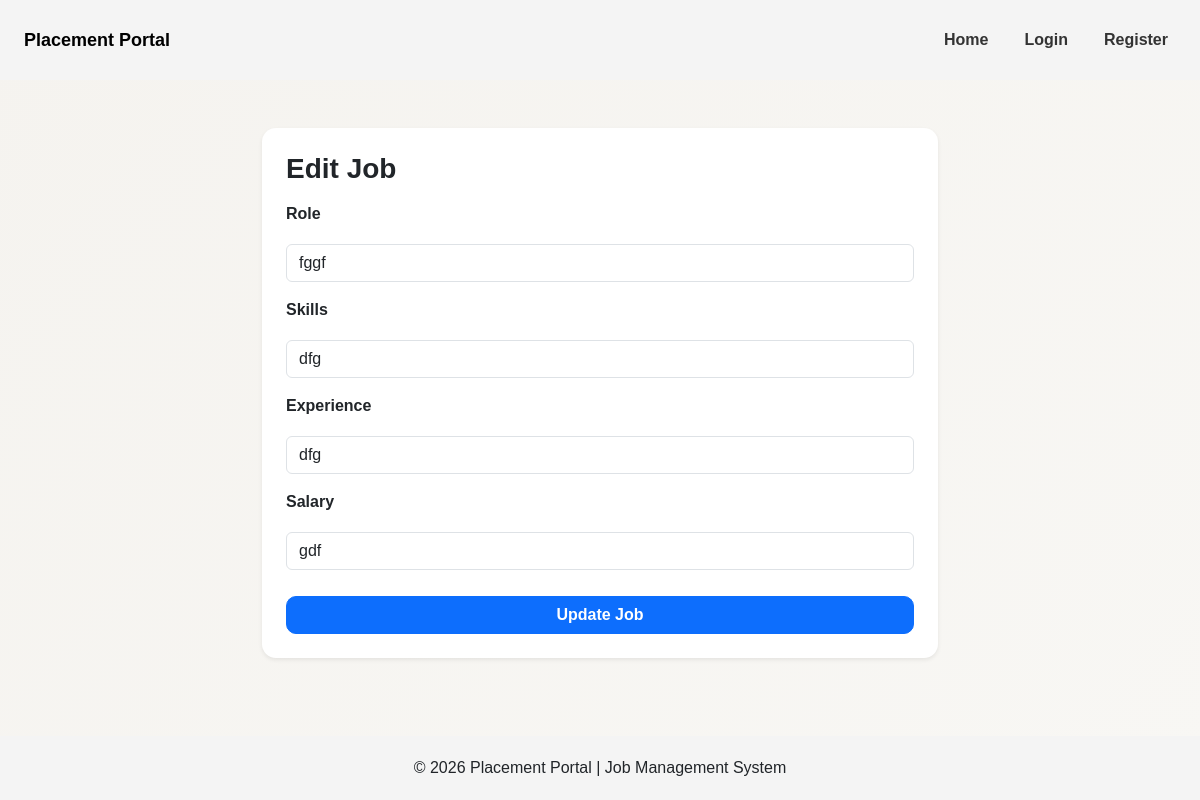
The page /edit_job/1 on the database its author committed.
### app.py (models this page shows)
class Job(db.Model):
    __tablename__ = "jobs"
    id = db.Column(db.Integer, primary_key=True)
    role = db.Column(db.String(100))
    skills = db.Column(db.String(200))
    experience = db.Column(db.String(50))
    salary = db.Column(db.String(50))
    description = db.Column(db.Text)
    status = db.Column(db.String(20), default="Pending")
    deadline = db.Column(db.DateTime)
    created_at = db.Column(db.DateTime, default=datetime.utcnow)
    company_id = db.Column(db.Integer, db.ForeignKey("companies.id"))
    company = db.relationship("Company",back_populates="jobs")
    applications = db.relationship("Application",back_populates="job")

### app.py (the view, shortened to what this page needs)
@app.route("/edit_job/<int:job_id>", methods=["GET","POST"])
def edit_job(job_id):
    job = Job.query.get(job_id)
    return render_template("edit_job.html", job=job)

### templates/edit_job.html
{% extends "base.html" %}
{% block content %}
<div class="container mt-4" style="max-width:700px;">
    <div class="card shadow-sm border-0 p-4">
        <h3 class="fw-bold mb-3"> Edit Job</h3>
        <form method="POST">
            <div class="mb-3">
                <label class="form-label fw-bold">Role</label>
                <input type="text"
                       class="form-control"
                       name="role"
                       value="{{ job.role }}">
            </div>
            <div class="mb-3">
                <label class="form-label fw-bold">Skills</label>
                <input type="text"
                       class="form-control"
                       name="skills"
                       value="{{ job.skills }}">
            </div>
            <div class="mb-3">
                <label class="form-label fw-bold">Experience</label>
                <input type="text"
                       class="form-control"
                       name="experience"
                       value="{{ job.experience }}">
            </div>
            <div class="mb-3">
                <label class="form-label fw-bold">Salary</label>
                <input type="text"
                       class="form-control"
                       name="salary"
                       value="{{ job.salary }}">
            </div>
            <button class="btn btn-primary w-100">
                Update Job
            </button>
        </form>
    </div>
</div>
{% endblock %}

### static/style.css (style rules this page uses)
html, body { height: 100%; margin: 0; font-family: Arial, sans-serif; background: linear-gradient(135deg, #f5f3ef, #f8f7f4); }
body { min-height: 100vh; display: flex; flex-direction: column; }
input, select { width: 100%; padding: 12px; margin: 10px 0; border: 1px solid #e5e5e5; border-radius: 10px; background: #fafafa; box-sizing: border-box; }
button { width: 100%; padding: 12px; margin-top: 10px; background: #F4B65E; border: none; border-radius: 8px; cursor: pointer; font-weight: bold; }
.card { border-radius: 14px; transition: 0.3s; }
.btn { border-radius: 10px; font-weight: 600; }

### rows shown on the page
Job: role "fggf", skills "dfg", experience "dfg", salary "gdf"
